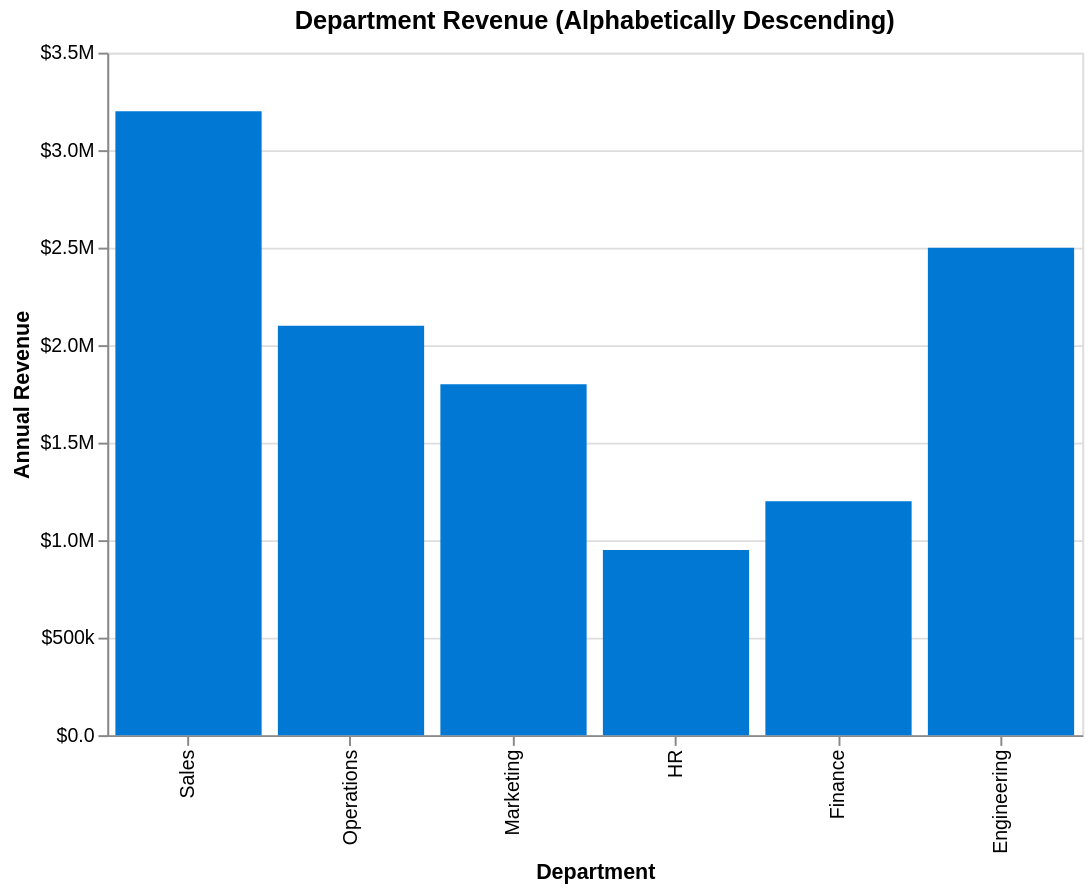

This figure's Vega-Lite source:
### Vega-Lite specification from a JSON file in a GitHub repository (floating-point values rounded to 4 significant figures)
{"$schema": "https://vega.github.io/schema/vega-lite/v5.json", "description": "Department revenue ordered alphabetically (descending)", "width": 500, "height": 350, "data": {"values": [{"department": "Engineering", "revenue": 2500000}, {"department": "Sales", "revenue": 3200000}, {"department": "Marketing", "revenue": 1800000}, {"department": "Operations", "revenue": 2100000}, {"department": "HR", "revenue": 950000}, {"department": "Finance", "revenue": 1200000}]}, "mark": {"type": "bar", "color": "#0078D4"}, "encoding": {"x": {"field": "department", "type": "nominal", "sort": "descending", "axis": {"title": "Department"}}, "y": {"field": "revenue", "type": "quantitative", "axis": {"title": "Annual Revenue", "format": "$,.2s"}}}, "title": "Department Revenue (Alphabetically Descending)"}
